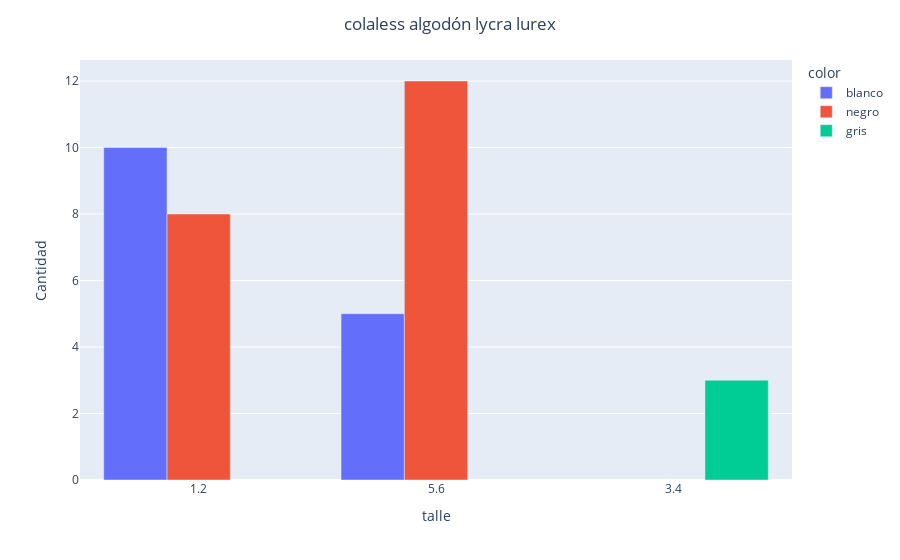
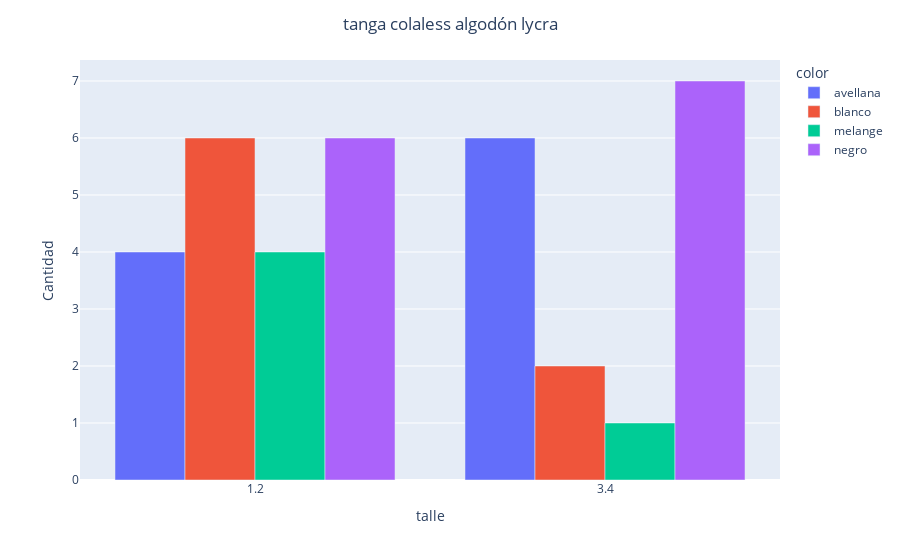

Notebook source saved alongside these figures, in order:
### Code cell
## TALLE Y COLORES DE CADA UNO
for i in range(2):
    colors_talle = only_top_3[only_top_3['name'] == names2[i]]
    colors_ca = colors_talle.groupby(['talle', 'color']).size()
    colors_ca = colors_ca.to_frame().reset_index()
    colors_ca.rename(columns = {0:"Cantidad"}, inplace = True)
    fig = px.bar(colors_ca, x="talle", y="Cantidad", color="color")
    fig.update_layout(barmode='group', title_text = names2[i], title_x = 0.5)
    fig.show()

### Figure 1 — Plotly figure (JSON) as saved in the notebook; plotly's stock layout.template omitted (floating-point values rounded to 4 significant figures)
{"data": [{"alignmentgroup": "True", "hovertemplate": "color=blanco<br>talle=%{x}<br>Cantidad=%{y}<extra></extra>", "legendgroup": "blanco", "marker": {"color": "#636efa", "pattern": {"shape": ""}}, "name": "blanco", "offsetgroup": "blanco", "orientation": "v", "showlegend": true, "textposition": "auto", "type": "bar", "x": ["1.2", "5.6"], "xaxis": "x", "y": [10, 5], "yaxis": "y"}, {"alignmentgroup": "True", "hovertemplate": "color=negro<br>talle=%{x}<br>Cantidad=%{y}<extra></extra>", "legendgroup": "negro", "marker": {"color": "#EF553B", "pattern": {"shape": ""}}, "name": "negro", "offsetgroup": "negro", "orientation": "v", "showlegend": true, "textposition": "auto", "type": "bar", "x": ["1.2", "5.6"], "xaxis": "x", "y": [8, 12], "yaxis": "y"}, {"alignmentgroup": "True", "hovertemplate": "color=gris<br>talle=%{x}<br>Cantidad=%{y}<extra></extra>", "legendgroup": "gris", "marker": {"color": "#00cc96", "pattern": {"shape": ""}}, "name": "gris", "offsetgroup": "gris", "orientation": "v", "showlegend": true, "textposition": "auto", "type": "bar", "x": ["3.4"], "xaxis": "x", "y": [3], "yaxis": "y"}], "layout": {"barmode": "group", "legend": {"title": {"text": "color"}, "tracegroupgap": 0}, "margin": {"t": 60}, "title": {"text": "colaless algodón lycra lurex ", "x": 0.5}, "xaxis": {"anchor": "y", "domain": [0, 1], "title": {"text": "talle"}}, "yaxis": {"anchor": "x", "domain": [0, 1], "title": {"text": "Cantidad"}}}}

### Figure 2 — Plotly figure (JSON) as saved in the notebook; plotly's stock layout.template omitted (floating-point values rounded to 4 significant figures)
{"data": [{"alignmentgroup": "True", "hovertemplate": "color=avellana<br>talle=%{x}<br>Cantidad=%{y}<extra></extra>", "legendgroup": "avellana", "marker": {"color": "#636efa", "pattern": {"shape": ""}}, "name": "avellana", "offsetgroup": "avellana", "orientation": "v", "showlegend": true, "textposition": "auto", "type": "bar", "x": ["1.2", "3.4"], "xaxis": "x", "y": [4, 6], "yaxis": "y"}, {"alignmentgroup": "True", "hovertemplate": "color=blanco<br>talle=%{x}<br>Cantidad=%{y}<extra></extra>", "legendgroup": "blanco", "marker": {"color": "#EF553B", "pattern": {"shape": ""}}, "name": "blanco", "offsetgroup": "blanco", "orientation": "v", "showlegend": true, "textposition": "auto", "type": "bar", "x": ["1.2", "3.4"], "xaxis": "x", "y": [6, 2], "yaxis": "y"}, {"alignmentgroup": "True", "hovertemplate": "color=melange<br>talle=%{x}<br>Cantidad=%{y}<extra></extra>", "legendgroup": "melange", "marker": {"color": "#00cc96", "pattern": {"shape": ""}}, "name": "melange", "offsetgroup": "melange", "orientation": "v", "showlegend": true, "textposition": "auto", "type": "bar", "x": ["1.2", "3.4"], "xaxis": "x", "y": [4, 1], "yaxis": "y"}, {"alignmentgroup": "True", "hovertemplate": "color=negro<br>talle=%{x}<br>Cantidad=%{y}<extra></extra>", "legendgroup": "negro", "marker": {"color": "#ab63fa", "pattern": {"shape": ""}}, "name": "negro", "offsetgroup": "negro", "orientation": "v", "showlegend": true, "textposition": "auto", "type": "bar", "x": ["1.2", "3.4"], "xaxis": "x", "y": [6, 7], "yaxis": "y"}], "layout": {"barmode": "group", "legend": {"title": {"text": "color"}, "tracegroupgap": 0}, "margin": {"t": 60}, "title": {"text": "tanga colaless algodón lycra", "x": 0.5}, "xaxis": {"anchor": "y", "domain": [0, 1], "title": {"text": "talle"}}, "yaxis": {"anchor": "x", "domain": [0, 1], "title": {"text": "Cantidad"}}}}
